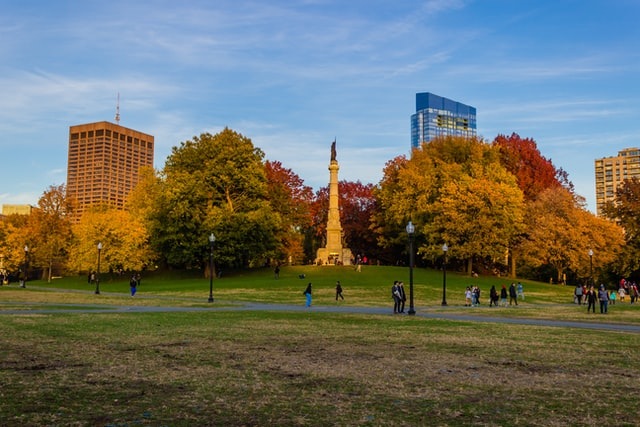
#> input picture Resources/Photos/park.jpg, 640 x 427 px
$ python splitmerge.py
#> lines starting #> are read from the running program, lines starting #| are printed output that depends on the picture
# pylint:disable=no-member

import cv2 as cv
import numpy as np

img = cv.imread('../Resources/Photos/park.jpg')
#> img is the input picture: shape (427, 640, 3); mean B, G, R 98.3, 110, 108.2

if img is None:
    print("Error: Could not load image.")
    exit()

cv.imshow('Park', img)

blank = np.zeros(img.shape[:2], dtype='uint8')

b, g, r = cv.split(img)
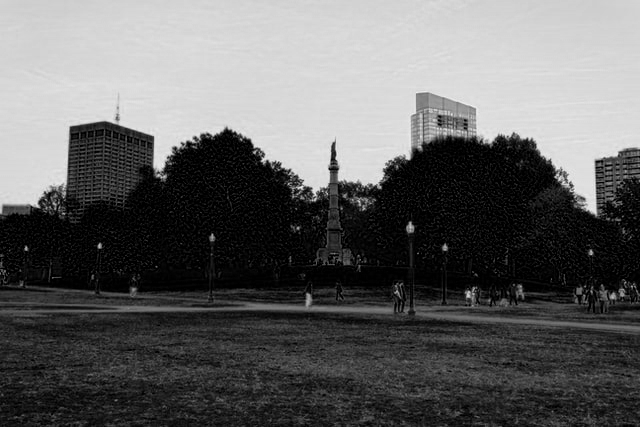
#> b: shape (427, 640); min 0, max 247, mean 98.3
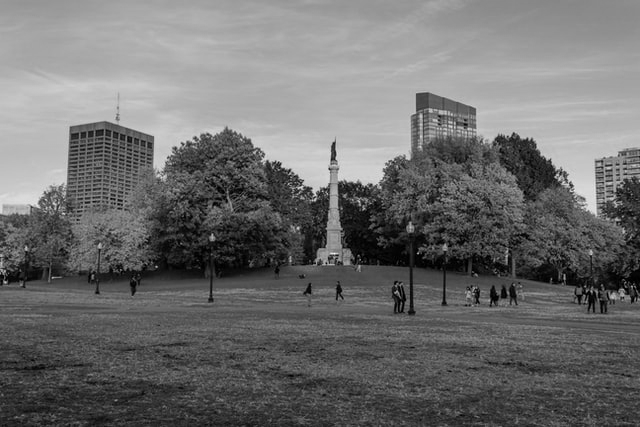
#> g: shape (427, 640); min 0, max 252, mean 110
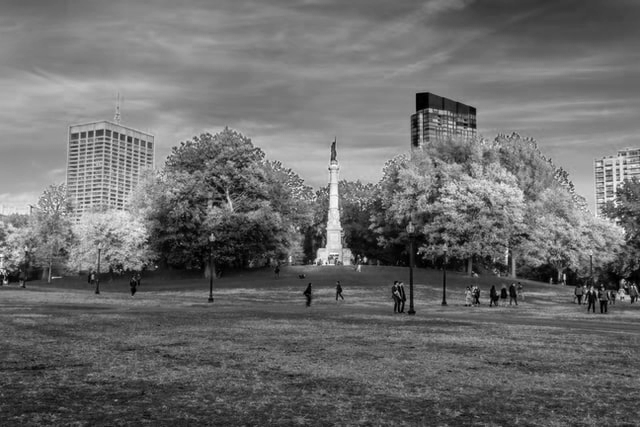
#> r: shape (427, 640); min 0, max 255, mean 108.2

blue = cv.merge([b, blank, blank])
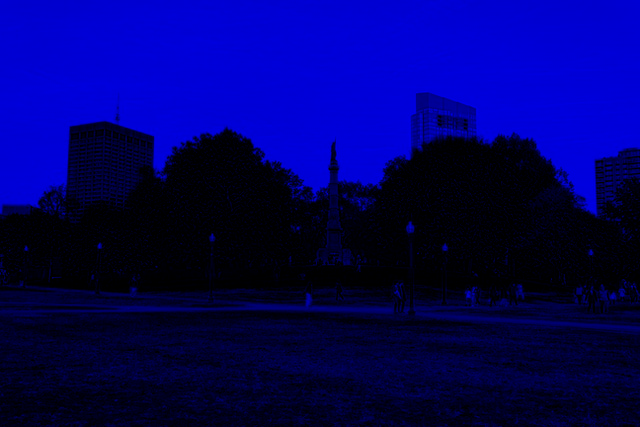
#> blue: shape (427, 640, 3); mean of channels 0, 1, 2 98.3, 0, 0; drawn as B, G, R
green = cv.merge([blank, g, blank])
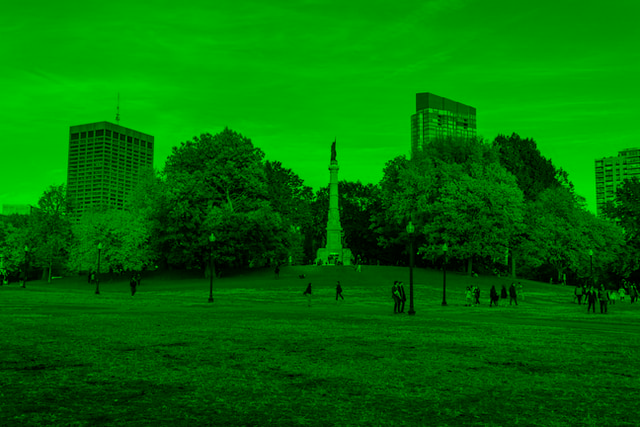
#> green: shape (427, 640, 3); mean of channels 0, 1, 2 0, 110, 0; drawn as B, G, R
red = cv.merge([blank, blank, r])
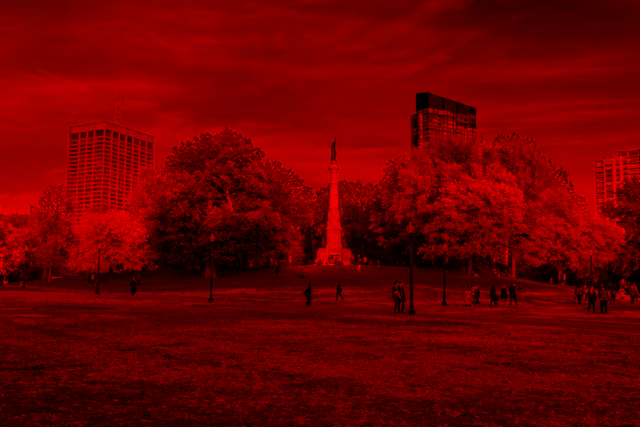
#> red: shape (427, 640, 3); mean of channels 0, 1, 2 0, 0, 108.2; drawn as B, G, R

cv.imshow('Blue', blue)
cv.imshow('Green', green)
cv.imshow('Red', red)

print("Original:", img.shape)
#| Original: (427, 640, 3)
print("Blue:", b.shape)
#| Blue: (427, 640)
print("Green:", g.shape)
#| Green: (427, 640)
print("Red:", r.shape)
#| Red: (427, 640)

merged = cv.merge([b, g, r])
cv.imshow('Merged Image', merged)

cv.waitKey(0)
cv.destroyAllWindows()

$ run again, with Resources/Photos/cats 2.jpg copied over Resources/Photos/park.jpg
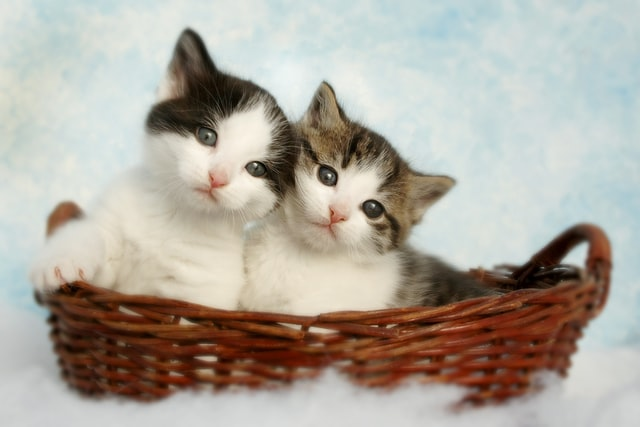
#> input picture Resources/Photos/cats 2.jpg, 640 x 427 px
#> img is the input picture: shape (427, 640, 3); mean B, G, R 158.4, 168.5, 174.8
#> `green = cv.merge([blank, g, blank])`:
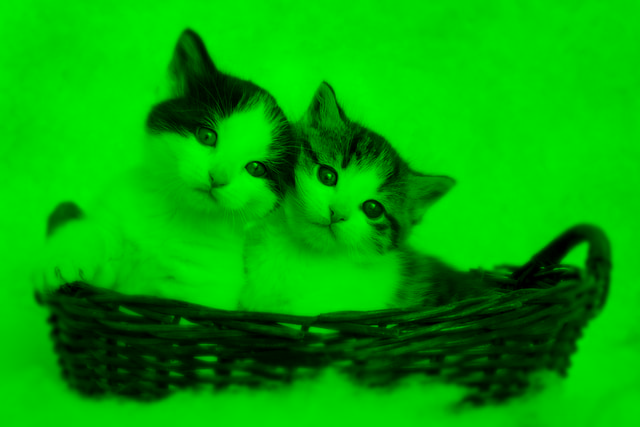
#> green: shape (427, 640, 3); mean of channels 0, 1, 2 0, 168.5, 0; drawn as B, G, R
#> `red = cv.merge([blank, blank, r])`:
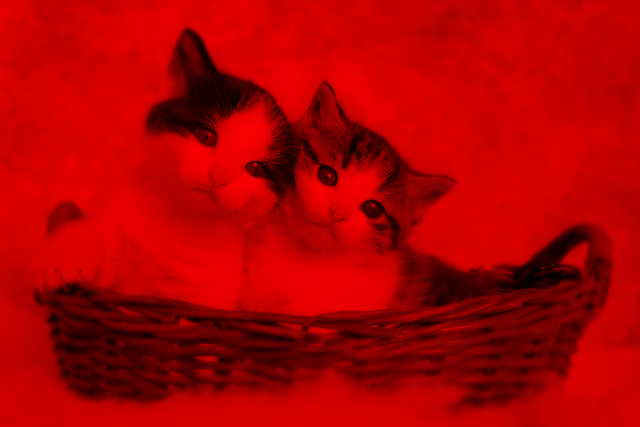
#> red: shape (427, 640, 3); mean of channels 0, 1, 2 0, 0, 174.8; drawn as B, G, R
#| Original: (427, 640, 3)
#| Blue: (427, 640)
#| Green: (427, 640)
#| Red: (427, 640)
